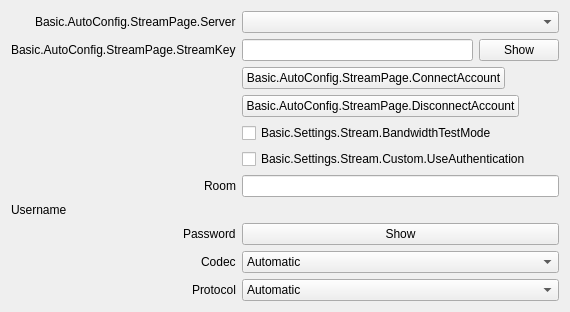
           <widget class="QWidget" name="streamKeyPage">
            <layout class="QFormLayout" name="streamkeyPageLayout">
             <property name="fieldGrowthPolicy">
              <enum>QFormLayout::AllNonFixedFieldsGrow</enum>
             </property>
             <property name="labelAlignment">
              <set>Qt::AlignRight|Qt::AlignTrailing|Qt::AlignVCenter</set>
             </property>
             <item row="0" column="0">
              <widget class="QLabel" name="serverLabel">
               <property name="text">
                <string>Basic.AutoConfig.StreamPage.Server</string>
               </property>
              </widget>
             </item>
             <item row="0" column="1">
              <widget class="QStackedWidget" name="serverStackedWidget">
               <property name="currentIndex">
                <number>0</number>
               </property>
               <widget class="QWidget" name="servicePage">
                <layout class="QHBoxLayout" name="horizontalLayout_21">
                 <property name="leftMargin">
                  <number>0</number>
                 </property>
                 <property name="topMargin">
                  <number>0</number>
                 </property>
                 <property name="rightMargin">
                  <number>0</number>
                 </property>
                 <property name="bottomMargin">
                  <number>0</number>
                 </property>
                 <item>
                  <widget class="QComboBox" name="server"/>
                 </item>
                </layout>
               </widget>
               <widget class="QWidget" name="customPage">
                <layout class="QHBoxLayout" name="horizontalLayout_22">
                 <property name="leftMargin">
                  <number>0</number>
                 </property>
                 <property name="topMargin">
                  <number>0</number>
                 </property>
                 <property name="rightMargin">
                  <number>0</number>
                 </property>
                 <property name="bottomMargin">
                  <number>0</number>
                 </property>
                 <item>
                  <widget class="QLineEdit" name="customServer"/>
                 </item>
                </layout>
               </widget>
              </widget>
             </item>
             <item row="1" column="0">
              <widget class="QLabel" name="streamKeyLabel">
               <property name="text">
                <string>Basic.AutoConfig.StreamPage.StreamKey</string>
               </property>
               <property name="openExternalLinks">
                <bool>true</bool>
               </property>
               <property name="buddy">
                <cstring>key</cstring>
               </property>
              </widget>
             </item>
             <item row="1" column="1">
              <widget class="QWidget" name="streamKeyWidget" native="true">
               <layout class="QHBoxLayout" name="horizontalLayout_11">
                <property name="leftMargin">
                 <number>0</number>
                </property>
                <property name="topMargin">
                 <number>0</number>
                </property>
                <property name="rightMargin">
                 <number>0</number>
                </property>
                <property name="bottomMargin">
                 <number>0</number>
                </property>
                <item>
                 <widget class="QLineEdit" name="key">
                  <property name="inputMask">
                   <string notr="true"/>
                  </property>
                  <property name="text">
                   <string notr="true"/>
                  </property>
                  <property name="echoMode">
                   <enum>QLineEdit::Password</enum>
                  </property>
                 </widget>
                </item>
                <item>
                 <widget class="QPushButton" name="show">
                  <property name="text">
                   <string>Show</string>
                  </property>
                 </widget>
                </item>
               </layout>
              </widget>
             </item>
             <item row="2" column="0">
              <spacer name="horizontalSpacer_18">
               <property name="orientation">
                <enum>Qt::Horizontal</enum>
               </property>
               <property name="sizeHint" stdset="0">
                <size>
                 <width>170</width>
                 <height>8</height>
                </size>
               </property>
              </spacer>
             </item>
             <item row="2" column="1">
              <layout class="QHBoxLayout" name="horizontalLayout_15">
               <item>
                <widget class="QPushButton" name="connectAccount2">
                 <property name="text">
                  <string>Basic.AutoConfig.StreamPage.ConnectAccount</string>
                 </property>
                </widget>
               </item>
               <item>
                <spacer name="horizontalSpacer_19">
                 <property name="orientation">
                  <enum>Qt::Horizontal</enum>
                 </property>
                 <property name="sizeHint" stdset="0">
                  <size>
                   <width>40</width>
                   <height>20</height>
                  </size>
                 </property>
                </spacer>
               </item>
              </layout>
             </item>
             <item row="3" column="1">
              <layout class="QHBoxLayout" name="horizontalLayout_23">
               <item>
                <widget class="QPushButton" name="disconnectAccount">
                 <property name="text">
                  <string>Basic.AutoConfig.StreamPage.DisconnectAccount</string>
                 </property>
                </widget>
               </item>
               <item>
                <spacer name="horizontalSpacer_24">
                 <property name="orientation">
                  <enum>Qt::Horizontal</enum>
                 </property>
                 <property name="sizeHint" stdset="0">
                  <size>
                   <width>40</width>
                   <height>20</height>
                  </size>
                 </property>
                </spacer>
               </item>
              </layout>
             </item>
             <item row="5" column="1">
              <widget class="QCheckBox" name="useAuth">
               <property name="text">
                <string>Basic.Settings.Stream.Custom.UseAuthentication</string>
               </property>
              </widget>
             </item>
             <item row="6" column="1">
              <widget class="QLineEdit" name="room"/>
             </item>
             <item row="6" column="0">
              <widget class="QLabel" name="roomLabel">
               <property name="text">
                <string>Room</string>
               </property>
               <property name="buddy">
                <cstring>room</cstring>
               </property>
              </widget>
             </item>
             <item row="7" column="0">
              <widget class="QLabel" name="authUsernameLabel">
               <property name="text">
                <string>Username</string>
               </property>
              </widget>
             </item>
             <item row="8" column="0">
              <widget class="QLabel" name="authPwLabel">
               <property name="text">
                <string>Password</string>
               </property>
              </widget>
             </item>
             <item row="8" column="1">
              <widget class="QWidget" name="authPwWidget" native="true">
               <layout class="QHBoxLayout" name="horizontalLayout_25">
                <property name="leftMargin">
                 <number>0</number>
                </property>
                <property name="topMargin">
                 <number>0</number>
                </property>
                <property name="rightMargin">
                 <number>0</number>
                </property>
                <property name="bottomMargin">
                 <number>0</number>
                </property>
                <item>
                 <widget class="QPushButton" name="authPwShow">
                  <property name="text">
                   <string>Show</string>
                  </property>
                 </widget>
                </item>
               </layout>
              </widget>
             </item>
             <item row="4" column="1">
              <widget class="QCheckBox" name="bandwidthTestEnable">
               <property name="text">
                <string>Basic.Settings.Stream.BandwidthTestMode</string>
               </property>
              </widget>
             </item>
             <item row="9" column="0">
              <widget class="QLabel" name="codecLabel">
               <property name="text">
                <string>Codec</string>
               </property>
               <property name="buddy">
                <cstring>codec</cstring>
               </property>
              </widget>
             </item>
             <item row="9" column="1">
              <widget class="QComboBox" name="codec">
               <property name="currentIndex">
                <number>0</number>
               </property>
               <item>
                <property name="text">
                 <string>Automatic</string>
                </property>
               </item>
               <item>
                <property name="text">
                 <string>H264</string>
                </property>
               </item>
               <item>
                <property name="text">
                 <string>VP8</string>
                </property>
               </item>
               <item>
                <property name="text">
                 <string>VP9</string>
                </property>
               </item>
              </widget>
             </item>
             <item row="10" column="0">
              <widget class="QLabel" name="streamProtocolLabel">
               <property name="text">
                <string>Protocol</string>
               </property>
               <property name="buddy">
                <cstring>streamProtocol</cstring>
               </property>
              </widget>
             </item>
             <item row="10" column="1">
              <widget class="QComboBox" name="streamProtocol">
               <property name="currentIndex">
                <number>0</number>
               </property>
               <item>
                <property name="text">
                 <string>Automatic</string>
                </property>
               </item>
               <item>
                <property name="text">
                 <string>UDP</string>
                </property>
               </item>
               <item>
                <property name="text">
                 <string>TCP</string>
                </property>
               </item>
              </widget>
             </item>
            </layout>
           </widget>
